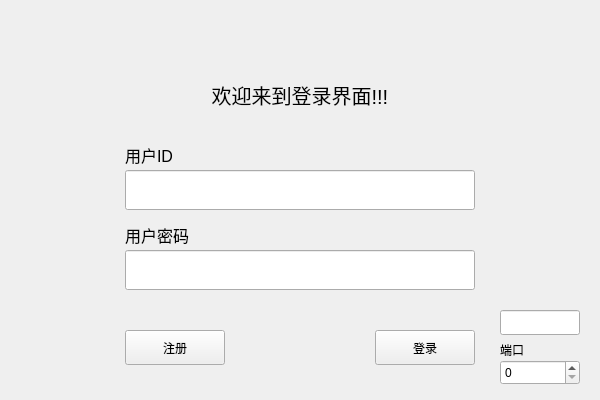
<?xml version="1.0" encoding="UTF-8"?>
<ui version="4.0">
 <class>LoginWindow</class>
 <widget class="QWidget" name="LoginWindow">
  <property name="geometry">
   <rect>
    <x>0</x>
    <y>0</y>
    <width>600</width>
    <height>400</height>
   </rect>
  </property>
  <property name="windowTitle">
   <string>LoginWindow</string>
  </property>
  <widget class="QLabel" name="label_title">
   <property name="geometry">
    <rect>
     <x>200</x>
     <y>80</y>
     <width>200</width>
     <height>30</height>
    </rect>
   </property>
   <property name="font">
    <font>
     <pointsize>15</pointsize>
    </font>
   </property>
   <property name="text">
    <string>欢迎来到登录界面!!!</string>
   </property>
   <property name="alignment">
    <set>Qt::AlignCenter</set>
   </property>
  </widget>
  <widget class="QLabel" name="label_id">
   <property name="geometry">
    <rect>
     <x>125</x>
     <y>140</y>
     <width>70</width>
     <height>30</height>
    </rect>
   </property>
   <property name="font">
    <font>
     <pointsize>12</pointsize>
    </font>
   </property>
   <property name="text">
    <string>用户ID</string>
   </property>
  </widget>
  <widget class="QLabel" name="label_password">
   <property name="geometry">
    <rect>
     <x>125</x>
     <y>220</y>
     <width>150</width>
     <height>30</height>
    </rect>
   </property>
   <property name="font">
    <font>
     <pointsize>12</pointsize>
    </font>
   </property>
   <property name="text">
    <string>用户密码</string>
   </property>
  </widget>
  <widget class="QLineEdit" name="line_id">
   <property name="geometry">
    <rect>
     <x>125</x>
     <y>170</y>
     <width>350</width>
     <height>40</height>
    </rect>
   </property>
  </widget>
  <widget class="QLineEdit" name="line_password">
   <property name="geometry">
    <rect>
     <x>125</x>
     <y>250</y>
     <width>350</width>
     <height>40</height>
    </rect>
   </property>
   <property name="echoMode">
    <enum>QLineEdit::Password</enum>
   </property>
  </widget>
  <widget class="QPushButton" name="pbtn_register">
   <property name="geometry">
    <rect>
     <x>125</x>
     <y>330</y>
     <width>100</width>
     <height>35</height>
    </rect>
   </property>
   <property name="text">
    <string>注册</string>
   </property>
  </widget>
  <widget class="QPushButton" name="pbtn_login">
   <property name="geometry">
    <rect>
     <x>375</x>
     <y>330</y>
     <width>100</width>
     <height>35</height>
    </rect>
   </property>
   <property name="text">
    <string>登录</string>
   </property>
  </widget>
  <widget class="QSpinBox" name="spin_port">
   <property name="geometry">
    <rect>
     <x>500</x>
     <y>360</y>
     <width>80</width>
     <height>25</height>
    </rect>
   </property>
   <property name="maximum">
    <number>10000</number>
   </property>
  </widget>
  <widget class="QLabel" name="label_port">
   <property name="geometry">
    <rect>
     <x>500</x>
     <y>340</y>
     <width>80</width>
     <height>20</height>
    </rect>
   </property>
   <property name="text">
    <string>端口</string>
   </property>
  </widget>
  <widget class="QLineEdit" name="line_host">
   <property name="geometry">
    <rect>
     <x>500</x>
     <y>310</y>
     <width>80</width>
     <height>25</height>
    </rect>
   </property>
  </widget>
 </widget>
 <resources/>
 <connections/>
</ui>
